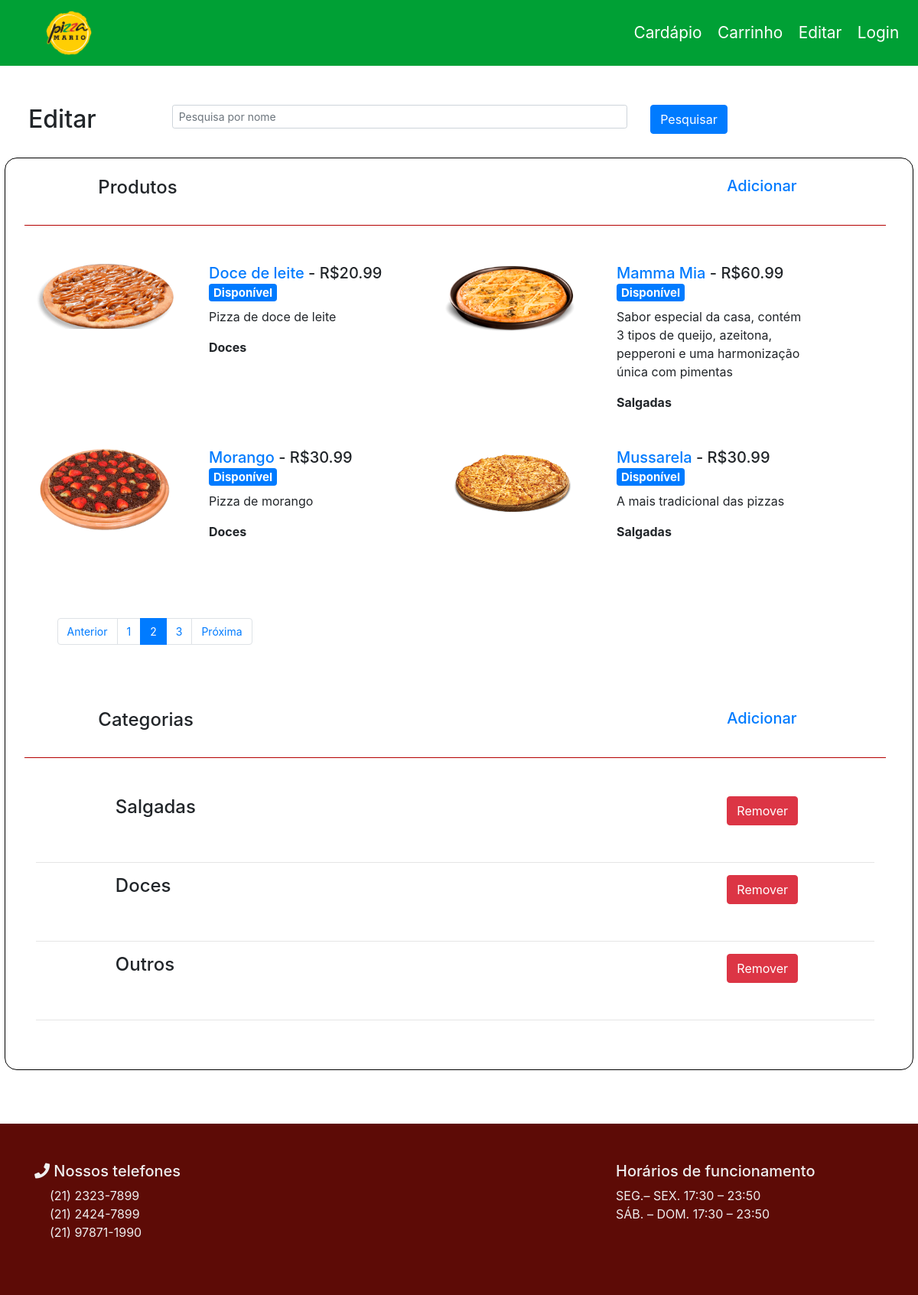
Page /produto/editar?pagina=2 on the committed database.
### produto/models.py (models this page shows, shortened)
class Produto(models.Model):
    categoria = models.ForeignKey(Categoria, on_delete=models.CASCADE)
    nome = models.CharField(max_length=100, unique=True)
    slug = models.SlugField(max_length=100)
    descricao = models.TextField(max_length=500)
    imagem = models.ImageField(upload_to='images/')
    preco = models.DecimalField(max_digits=5, decimal_places=2, default=0)
    disponivel = models.BooleanField(default=False)
    class Meta:
        db_table = 'produto'

class Categoria(models.Model):
    nome = models.CharField(max_length=70, db_index=True, unique=True)
    slug = models.SlugField(max_length=70)
    class Meta:
        db_table='categoria'
        ordering = ('nome',)
    def __str__(self):
        return self.nome

### produto/views.py (the view)
# urls.py: path('editar', views.editar, name="editar"),
def editar(request):
    form = PesquisaForm(request.GET)
    if(form.is_valid()):
        nome = form.cleaned_data['pesquisa']
        lista_produtos = Prod.objects.filter(nome__icontains=nome).order_by('nome')
        lista_categorias = Categoria.objects.filter(nome__icontains=nome).order_by('id')
        paginator = Paginator(lista_produtos, 4)
        pagina = request.GET.get('pagina')
        produtos = paginator.get_page(pagina)
        falha = False
        if request.POST:
            categoriaForm = CategoriaForm(request.POST)
            if categoriaForm.is_valid():
                categoria = categoriaForm.save(commit=False)
                categoria.slug = slugify(categoria.nome)
                categoria.save()
                return redirect('produto:editar')
            else:
                falha = True
        else:
            categoriaForm = CategoriaForm()
        return render(request, 'produto/edicao.html', {'produtos': produtos, 'categorias': lista_categorias, 'form': categoriaForm, 'falha': falha, 'formPesquisa': form, 'nome': nome})

### produto/forms.py
class CategoriaForm(forms.ModelForm):
    class Meta:
        model = Categoria
        fields = ('nome',)
    def __init__(self, *args, **kwargs):
        super().__init__(*args, **kwargs)
        self.fields['nome'].error_messages = {'required': 'Campo obrigatório.',
                                              'unique': 'Nome de Categoria duplicado.'}
        self.fields['nome'].widget.attrs.update({'class': 'form-control form-control-md'})

class PesquisaForm(forms.Form):
    pesquisa = forms.CharField(
        widget=forms.TextInput( attrs={'placeholder': 'Pesquisa por nome', 'class': 'form-control form-control-sm', 'maxlength': '100'}),
        required=False)

### produto/templates/produto/edicao.html (shortened to what this page needs)
{% extends "base.html" %}
{% load static %}
{% block corpo %}
    <div class="container-fluid" id="cardapio-container">
        <div class="row col-12">
            <h2 class="col-2 d-none d-md-block" id="cardapio-title">Editar</h2>
            <div class="col-10" id="pesquisa-form">
                    <form action="" method ='GET' class="row">
                    <div class='col-8'>
                        {{ formPesquisa.pesquisa }}
                    </div>
                    <div class="col-2">
                        <button type='submit' class='btn btn-primary'>
                            Pesquisar
                        </button>
                    </div>
                </form>
            </div>
        </div>
        <div class="row col-12">
            <div class="row col-12">
                <div class="col-1 mb-3">
                </div>
                <div class="col-3 mt-3 mb-3">
                    <h4>Produtos</h4>
                </div>
                <div class="col-6 d-none d-md-block mb-3">
                </div>
                <div class="col-2  mt-3 mb-3 ">
                    <a href="{% url 'produto:cadastrar_produtos' %}"><h5>Adicionar</h5></a>
                </div>
            </div>
            <div class="sabor-container col-12 mb-5">
                <div class="row">
                    {% for produto in produtos %}
                                <div class="row col-lg-6 mb-5">
                                    <div class="media col-12">
                                        {% if produto.imagem %}
                                            <img src="{{produto.imagem.url}}" alt={{ produto.nome }}>
                                         {% else %}
                                           <div class="text-md-center mb-md-0 mb-2">
                                              Imagem não disponível
                                           </div>
                                        {% endif %}
                                        <div class="media-body col-12">
                                            <h5 class="col-12"><a href="{% url 'produto:edita_produto' produto.id %}">{{ produto.nome }}</a> - R${{ produto.preco }}
                                                {% if produto.disponivel %}
                                                    <span class="badge badge-primary">Disponível</span>
                                                {% else %}
                                                    <span class="badge badge-danger">Indisponível</span>
                                                {% endif %}
                                            </h5>
                                            <p class="col-12">{{ produto.descricao }}</p>
                                            <b class="col-12">{{ produto.categoria }}</b>
                                        </div>
                                    </div>
                                </div>
                            {% endfor %}
                        </div>
                    </div>
                    <div class="row mb-4">
                        <div class="col-2"></div>
                        <div class="col-8" style='font-size: 14px; margin-bottom: 28px'>
                            {% if produtos.has_other_pages %}
                                <ul class='pagination'>
                                    {% if produtos.has_previous %}
                                        <li class='page-item page-item-change'><a class='page-link ' href='?pagina={{ produtos.previous_page_number }}&pesquisa={{nome}}'>Anterior</a></li>
                                    {% else %}
                                        <li class='page-item disabled'><a class='page-link' href='#' tabindex='-1'>Anterior</a></li>
                                    {% endif %}
                                    {% for i in produtos.paginator.page_range %}
                                        {% if produtos.number == i %}
                                            <li class='page-item active'><a class='page-link' href='#'>{{ i }} </a></li>
                                        {% else %}
                                            <li class='page-item page-item-change'><a class='page-link' href='?pagina={{ i }}'>{{ i }}</a></li>
                                        {% endif %}
                                    {% endfor %}
                                    {% if produtos.has_next %}
                                        <li class='page-item page-item-change'><a class='page-link' href='?pagina={{ produtos.next_page_number }}&pesquisa={{nome}}'>Próxima</a></li>
                                    {% else %}
                                        <li class='page-item disabled'><a class='page-link' href='#' tabindex='-1'>Próxima</a></li>
                                    {% endif %}
                                </ul>
                            {% endif %}
                        </div>
                    </div>
        </div>
        <div class="row col-12">
            <div class="row col-12">
                <div class="col-1 mb-3">
                </div>
                <div class="col-3 mt-3 mb-3">
                     <h4>Categorias</h4>
                </div>
                <div class="col-6 d-none d-md-block mb-3">
                </div>
                <div class="col-2  mt-3 mb-3 ">
                    <a href="#" data-toggle="modal" data-target="#modalAdicionaCategoria"><h5>Adicionar</h5></a>
                </div>
            </div>
            <div class="sabor-container col-12 mb-5">
                {% for categoria in categorias %}
                <div class="row col-12 mb-5">
                    <div class="col-1">
                    </div>
                    <div class="col-4">
                        <h4>{{ categoria.nome }}</h4>
                    </div>
                    <div class="col-5">
                    </div>
                    <div class="col-1">
                        <form action="{% url 'produto:remove_categoria' categoria.id %}" method="POST">
                            <button type="submit" class="btn btn-danger">
                                <span>Remover</span>
                            </button>
                        </form>
                    </div>
                </div>
                <hr>
                {% endfor %}
            </div>
        </div>
    </div>
{% endblock %}

### templates/base.html (shortened to what this page needs)
{% load static %}
<!DOCTYPE html>
<html lang="en">
<head>
   <link href="{% static 'css/all.css' %}" rel="stylesheet">
   <link href="{% static 'css/bootstrap.css' %}" rel="stylesheet">
   <link href="{% static 'css/main.css' %}" rel="stylesheet">
</head>
<body>
    {% block header %}
    <nav class="navbar navbar-light custom-header navbar-expand-md" style="margin-bottom: 50px;">
      <div class="container">
         <a href="{% url 'index' %}" class="navbar-brand col-8"><img src="{% static 'images/logo.png' %}" id="logo"
               alt="Logo do Pizza Mario"></a>
         <div class="collapse navbar-collapse col-4" id="menu">
            <div class="navbar-nav mr-auto">
               <a class="nav-item nav-link" href="{% url 'produto:cardapio' %}">Cardápio</a>
               <a class="nav-item nav-link" href="{% url 'carrinho:finalizacao' %}">Carrinho</a>
                <a class="nav-item nav-link" href="{% url 'produto:editar' %}">Editar</a>
               <a class="nav-item nav-link" href="{% url 'login' %}">Login</a>
            </div>
         </div>
      </div>
   </nav>
    {% endblock %}
    {% block corpo %}
    {% endblock %}
    {% block footer %}
        <div class="footer">
          <div class="container" style="padding-top: 20px;">
             <div class="row">
                <div class="col-8 mb-4">
                   <h5><i class="fas fa-phone"></i> Nossos telefones</h5>
                   <ul class="list-unstyled">
                      <li style="margin-left: 20px;">(21) 2323-7899</li>
                      <li style="margin-left: 20px;">(21) 2424-7899</li>
                      <li style="margin-left: 20px;">(21) 97871-1990</li>
                   </ul>
                </div>
                <div class="col-5 col-md-4">
                   <h5>Horários de funcionamento</h5>
                   <ul class="list-unstyled">
                      <li>SEG.– SEX. 17:30 – 23:50</a></li>
                      <li>SÁB. – DOM. 17:30 – 23:50</a></li>
                   </ul>
                </div>
             </div>
          </div>
       </div>
    {% endblock %}
</body>
</html>

### static/css/all.css (style rules this page uses)
.fa, .fas, .far, .fal, .fab { -moz-osx-font-smoothing: grayscale; -webkit-font-smoothing: antialiased; display: inline-block; font-style: normal; font-variant: normal; text-rendering: auto; line-height: 1; }
.fa-phone:before { content: "\f095"; }
.fa, .fas { font-family: 'Font Awesome 5 Free'; font-weight: 900; }

### static/css/main.css (style rules this page uses)
.custom-header { background-color: #00a035; }
#logo { width: 60px; height: 60px; object-fit: contain; }
nav .navbar-nav a { color: white !important; font-size: 1.3em; margin-left: 50px; }
.footer { background-color: #5d0b06; color: #efefef; padding: 30px 0; }
@media (max-width: 1200px) { nav .navbar-nav a { margin-left: 4.5px; } }
.media img { width: 180px; margin-bottom: 16px; margin-right: 16px; border-radius: 6%; }
#cardapio-container { margin-top: 120px; margin-bottom: 70px; width: 99%; border: 1px solid black!important; border-radius: 16px; }
#cardapio-title { margin-top: -70px; margin-left: 80ox; margin-bottom: 40px; }
#pesquisa-form { margin-top: -70px; margin-left: 80ox; margin-bottom: 40px; }
.sabor-container { border-top: 1px solid #b40000; padding-top: 50px; margin: 10px; }

### rows in the picture
Produto: imagem (picture), nome "Doce de leite", preco "20.99", disponivel "Disponível", descricao "Pizza de doce de leite", categoria "Doces"
Produto: imagem (picture), nome "Mamma Mia", preco "60.99", disponivel "Disponível", descricao "Sabor especial da casa, contém 3 tipos de queijo, azeitona, pepperoni e uma harmonização única com pimentas", categoria "Salgadas"
Produto: imagem (picture), nome "Morango", preco "30.99", disponivel "Disponível", descricao "Pizza de morango", categoria "Doces"
Produto: imagem (picture), nome "Mussarela", preco "30.99", disponivel "Disponível", descricao "A mais tradicional das pizzas", categoria "Salgadas"
Categoria: nome "Salgadas"
Categoria: nome "Doces"
Categoria: nome "Outros"

### other values in the picture
{{ i }} "1" "3"
{{ i }} "2"
